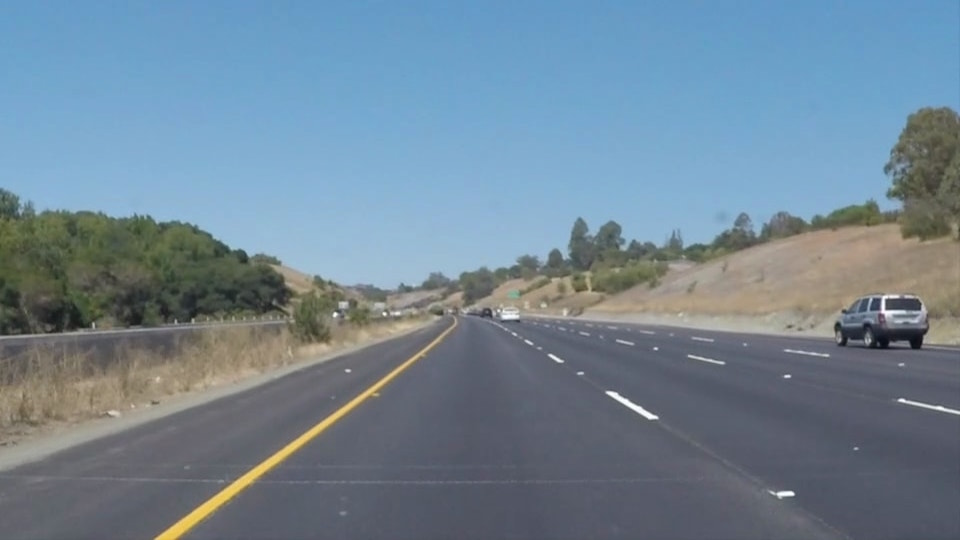
#> input picture test_images/solidYellowCurve.jpg, 960 x 540 px
$ python test.py   (older library calls are emulated)
#> lines starting #> are read from the running program, lines starting #| are printed output that depends on the picture; after the words box and inside, x2 and y2 are one past the last pixel; in counts of white or black regions, pixels touching at a corner belong together
### cam_image_process/image_functions/helper.py
"""Provide some general image_functions for image processing."""
from datetime import datetime

import cv2
import numpy as np


def image_show(img, name='image'):
    """Show an image until any key is pushed."""
    cv2.imshow(name, img)
    cv2.waitKey(0)
    cv2.destroyAllWindows()


# [11 lines left out: function image_save, not called in this run]


def weighted_img(img, initial_img, alpha=0.8, beta=1., gamma=0.):
    """
    `img` is the output of the hough_lines(), An image with lines drawn on it.
    Should be a blank image (all black) with lines drawn on it.

    `initial_img` should be the image before any processing.

    The result image is computed as follows:

    initial_img * α + img * β + γ
    NOTE: initial_img and img must be the same shape!
    """
    return cv2.addWeighted(initial_img, alpha, img, beta, gamma)


def draw_lines(img, lines, color=(0, 255, 0), thickness=6):
    """
    This function draws `lines` with `color` and `thickness`,
    returning a blank image with lines drawn onto.
    """
    if lines is not None:
        for line in lines:
            for x1, y1, x2, y2 in line:
                cv2.line(img, (x1, y1), (x2, y2), color, thickness)
    return img


# [31 lines left out: functions draw_multinomials, draw_polylines, not called in this run]

def image_normalization(img, abs=True):
    """
    Scale an image to a uint8 array for representation.
    :param img: single or multi-channel image
    :return: the scaled image matrix in format uint8
    """

    if abs:
        img = np.abs(np.int16(img))
    val_max = img.max()
    val_min = img.min()
    return np.uint8((img - val_min) * 255 / (val_max - val_min))


# [28 lines left out: function get_vertices, not called in this run]

### cam_image_process/lanes_detector_Hough_Transform.py
from moviepy.editor import VideoFileClip
from .image_functions.image_process_pipeline import *
from .image_functions.helper import *


def Hough_image_lane_detector(img_container):
    """
    A Pipeline for lane detection of a single image. Results would be saved.
    :param I_BGR: Original BGR image array object
    :return lane_line_list: BGR image array object with Hough Lines and Vertices drawn onto it.
    """
    #img1 = cv2.imread('test_images/solidYellowCurve.jpg') #TODO: Remove later
    #img_container = FeatureCollector(img1) #TODO: Remove later
    vertices, edge_lines = get_vertices(img_container.img)

    img_container.add_layer("region_mask",'mask')
    img_container.layers_dict["region_mask"].geometrical_mask(vertices)

    img_container.add_layer("edge_lines","mask")
    img_container.layers_dict["edge_lines"].straight_lines(edge_lines)

    S_sobel_mag = ImgFeature3(img_container.img)
    S_sobel_mag.channel_selection('S').sobel_convolute("mag").binary_threshold((50,200))
    img_container.add_layer("S_sobel_mag", layer=S_sobel_mag)

    S_sobel_dir = ImgFeature3(img_container.img)
    S_sobel_dir.channel_selection('S').sobel_convolute("dir").binary_threshold((np.pi*2/9, np.pi/3))
    img_container.add_layer("S_sobel_dir", layer=S_sobel_dir)

    img_container.combine("S_sobel_mag","S_sobel_dir","and")
    img_container.combine("S_sobel_mag", "region_mask","and")
    img_container.image_show(True)
    img_container.combine("main","edge_lines", "mix")
    img_container.image_show(True)
    #helper.draw_lines(I_BGR, lines, [34, 126, 230], 3)
    #hough_lines_list = hough_lines(Edge, rho, theta, threshold, min_line_length, max_line_gap)
    #lane_lines_list = hough2lane_lines(hough_lines_list, I_BGR)
    return img_container.img_processed


'''def marked_image_pipeline(img, lane_lines_list=None, preview=True, output_dir='./', save=True):
    """
    Preview and save the image frame with features calculated.
    :param img: The original RGB image
    :param lane_lines_list:
    :param output_dir:
    :return:
    """
    if lane_lines_list is None:
        lane_lines_list = image_lane_detector(img)
    line_img = np.zeros((img.shape[0], img.shape[1], 3), dtype=np.uint8)
    helper.draw_lines(line_img, lane_lines_list)
    result_img = helper.weighted_img(line_img, img)
    return result_img'''


'''def marked_video_output(video_path, output_dir = "./"):
    """
    A video processing pipeline which processes each frame of the video
    with the image processing pipeline defined.
    :param video_path: the path where the video locates
    :return: None
    """
    clip = VideoFileClip(video_path)
    result = clip.fl_image(lambda a: marked_image_output(a, image_lane_detector(a), preview=False, save=False))
    result.preview(fps=12)
    result.write_videofile(output_dir + "result.mp4", audio=False)'''


def get_vertices(img_BGR):
    """
    Accepts an RGB image array, return a tuple of (lines, vertices) for region selection.

    Input:
    img_RGB: 3-tunnel image array, with size of Height * Width * Tunnels

    Output:
    lines: cordinates list of all lines to be drawn, size: 1 * Number_of_Lines * 4
    vertices: cordinates numpy array of all vertices, size: 1 * Number_of_Vertices * 2
    """
    y_max, x_max, _ = img_BGR.shape
    # Assign cordinates for the 4 corners
    Point_Lower_Left = (round(0.05 * x_max), y_max - 1)
    Point_Lower_Right = (round(0.98 * x_max), y_max - 1)
    Point_Upper_Left = (round(0.45 * x_max), round(0.6 * y_max))
    Point_Upper_Right = (round(0.55 * x_max), round(0.6 * y_max))
    Point_list = [Point_Lower_Left, Point_Lower_Right,
                  Point_Upper_Right, Point_Upper_Left]
    line = []
    vertices = []
    for i in range(len(Point_list)):
        line.append(Point_list[0] + Point_list[1])
        vertices.append(Point_list[0])
        Point_list = Point_list[1:] + Point_list[:1]
    lines = [line]
    vertices = np.array([vertices])
    return vertices, lines


# [71 lines left out: functions hough_lines, hough2lane_lines, not called in this run]


# [4 lines that do not run on import are left out]

### cam_image_process/image_functions/image_process_pipeline.py
"""Provide basic models to build up image pipelines."""
import cv2
import numpy as np

from . import helper


class Canvas2:
    """
    The superclass for any single-channel image elements.
    :self.attribute canvas: a numpy image matrix of the same size as the image to be processed.
    """

    def __init__(self, img):
        """
        set the self.img as a black image of the same size as img.
        :param img: the feature image numpy matrix
        """
        self.img = img
        self.canvas = np.zeros_like(img)

    def show_layer(self, key=False):
        if key:
            helper.image_show(self.canvas)

    # [4 lines left out: function save_layer, not called in this run]

    def img_normalization(self):
        self.canvas = helper.image_normalization(self.canvas)

    def __and__(self, other):
        """Return the bitwise-and result of 2 image matrices"""
        self.canvas = helper.image_normalization(cv2.bitwise_and(self.canvas, other.canvas))
        return self.canvas

    # [15 lines left out: functions __or__, __xor__, __add__, not called in this run]


class Canvas3(Canvas2):
    """
    The superclass for any three-channel image elements.
    :self.attribute canvas: an image matrix of the same size as the image to be processed.
    :self.attribute canvas3: the original 3-channel BGR image matrix.
    """

    # [10 lines left out: functions Canvas2GRAY, __add__, not called in this run]


class ImgFeature2(Canvas2):
    """
    The class takes in a single-channel image matrix and can do multiple openCV operations on the image.
    :self.attribute canvas: the feature image(single channel)
    :self.attribute img: the original image(single channel)
    """

    def __init__(self, img):
        """
        The initialization takes in an image matrix.
        For 2-dim images, format must be GRAY;
        for 3-dim images, format must be BGR.

        :param img: 2-dim image matrix
        """
        Canvas2.__init__(self, img)
        self.img = img
        self.canvas = img.copy()

    def binary_threshold(self, thresholds=(0, 255), show_key=False):
        """Create a binary image, in which 0 refers to the region within the thresholds. """
        self.canvas = helper.image_normalization((self.canvas > thresholds[0]) & (self.canvas < thresholds[1]))
        self.show_layer(show_key)
        return self

    # [5 lines left out: function gaussian_blur, not called in this run]

    def sobel_convolute(self, method, k_size=3, show_key=False):
        """
        Use a Sobel kernel to calculate the derivative of the image.
        """
        img_gray = self.canvas
        if method == 'x':
            self.canvas = np.absolute(cv2.Sobel(img_gray, cv2.CV_64F, 1, 0, ksize=k_size))
        elif method == 'y':
            self.canvas = np.absolute(cv2.Sobel(img_gray, cv2.CV_64F, 0, 1, ksize=k_size))
        elif method == 'dir':
            dx_img_sobel = np.absolute(cv2.Sobel(img_gray, cv2.CV_64F, 1, 0, ksize=k_size))
            dy_img_sobel = np.absolute(cv2.Sobel(img_gray, cv2.CV_64F, 0, 1, ksize=k_size))
            self.canvas = np.arctan2(np.absolute(dy_img_sobel), np.absolute(dx_img_sobel))
        else:
            dx_img_sobel = np.absolute(cv2.Sobel(img_gray, cv2.CV_64F, 1, 0, ksize=k_size))
            dy_img_sobel = np.absolute(cv2.Sobel(img_gray, cv2.CV_64F, 0, 1, ksize=k_size))
            self.canvas = np.sqrt(np.square(dx_img_sobel) + np.square(dy_img_sobel))
        # self.img_normalization()
        self.show_layer(show_key)
        return self

    # [9 lines left out: function canny_detection, not called in this run]


class ImgFeature3(Canvas3, ImgFeature2):
    """
    The class takes in a three-channel image matrix and append some channel generating image_functions
    to the ImageFeature2 superclass.
    :self.attribute img: the feature image(single channel)
    """

    def __init__(self, img):
        ImgFeature2.__init__(self, img)

    def binary_threshold(self, thresholds=((0, 0, 0), (255, 255, 255)), show_key=False):
        """For 3-channel images, thresholds can be tuples."""
        return ImgFeature2.binary_threshold(self, thresholds, show_key)

    def channel_selection(self, label, show_key=False):
        """
        Get the specified channel image.
        :param label: Supported labels:
                      ('R', 'G', 'B', 'H', 'L', 'S')
        """
        if label.upper() == 'GRAY':
            self.canvas = cv2.cvtColor(self.img, cv2.COLOR_BGR2GRAY)
        elif label.upper() in 'BGR':
            self.canvas = self.img[:, :, 'BGR'.index(label)]
        elif label.upper() in 'HLS':
            self.canvas = cv2.cvtColor(self.img, cv2.COLOR_BGR2HLS)[:, :, 'HLS'.index(label)]
        else:
            print("Sorry but this channel is not supported, return GRAY Scale instead.")
            self.canvas = cv2.cvtColor(self.img, cv2.COLOR_BGR2GRAY)
        self.canvas = cv2.cvtColor(self.canvas, cv2.COLOR_GRAY2BGR)
        self.img_normalization()
        self.show_layer(show_key)
        return self

    # [10 lines left out: function canny_detection, not called in this run]


class ImgMask2(Canvas2):
    """
    Create an binary image mask using different kinds of edge extraction techniques.
    :self.attribute img: an image mask matrix of the same size as the image to be processed.
    """

    # [26 lines left out: functions geometrical_mask, fill_region, not called in this run]

    def straight_lines(self, lines, color=(255, 255, 255), thickness=6, show_key=False):
        """Create a mask with lines drawn with the parameters provided."""
        self.canvas = helper.draw_lines(self.canvas, lines, color, thickness)
        if show_key:
            self.show_layer(show_key)
        return self

    # [19 lines left out: functions curves, polylines, not called in this run]


class ImgMask3(Canvas3, ImgMask2):
    """Image mask in 3 channels"""

    def __init__(self, img):
        ImgMask2.__init__(self, img)

    def geometrical_mask(self, vertices, ignore_mask_color=(0,255,0), show_key=False):
        """
        mask out the region outside of the vertices.
        :param vertices: numpy matrix of vertices, size: num_vertices x num_edges x 2
        """
        vertices = np.array([vertices,], np.int32)
        if len(self.img.shape) == 2:
            ignore_mask_color = 255
        # filling pixels inside the polygon defined by "vertices" with the fill color
        cv2.fillPoly(self.canvas, vertices, ignore_mask_color)
        self.show_layer(show_key)
        return self

    # [9 lines left out: function fill_region, not called in this run]

    def straight_lines(self, lines, color_BGR=(0, 0, 255), thickness=6, show_key=False):
        """Create a mask with lines drawn with the parameters provided."""
        return ImgMask2.straight_lines(self, lines, color_BGR, thickness, show_key)

    # [9 lines left out: function curves, not called in this run]


class FeatureCollector:
    """
    Collects a list of features extracted from a single image.
    Use them for showing, combination, or simply acts as a pipeline.
    :self.attribute img: the BGR or GRAY image matrix
    :self.attribute layers_dict: list of image_feature instance
    :self.attribute color_model: the color model of image
    :self.attribute cameraMtx: camera matrix for calibration
    :self.attribute dist_coef: distortion coefficients for calibration
    """

    def __init__(self, img, color_model='BGR', calibrators=(0, 0, 0, 0)):
        """
        The initialization takes in an image matrix.
        Acceptable formats including:
            GRAY scale
            all validate color formats supported by openCV
        Images would be in default stored as uint8 format in BGR or GRAY.
        If the format is not BGR for a 3-dim image, a [format] must be assigned.

        :param img: 2-dim or 3-dim image matrix
        :param color_model: labels among: BAYER_BG, HLS, HSV, LAB, RGB, BGR, GRAY...
        :param calibrators: calibration parameters list following the order(number of
            chessboard images fed, Camera Matrix, Distortion Coefficient, Warp Matrix)
        """

        self.img = helper.image_normalization(img)
        self.img_processed = self.img.copy()
        self.layers_dict = {}
        # self.add_layer('main_canvas', "mask")
        self.calibrators = {"number_of_img": calibrators[0], "CamMtx": calibrators[1],
                            "DistCoe": calibrators[2], "WarpMtx": calibrators[3]}
        if len(self.img.shape) == 2:
            self.color_model = 'GRAY'
        elif color_model != 'BGR':
            l_valid_color_format = [key for key in cv2.__dict__.keys()
                                    if key.startswith('COLOR')
                                    and key.endswith('2BGR')
                                    and len(key.split('_')) == 2]
            if color_model in l_valid_color_format:
                cvt_method = "cv2.COLOR_" + color_model + "2BGR"
                self.img = cv2.cvtColor(self.img, eval(cvt_method))
            else:
                print('Unknown color model, please manually transfer to BGR.')
        self.color_model = 'BGR'
        self.add_layer("main", "feature")

    # [9 lines left out: function image_reload, not called in this run]

    def add_layer(self, key='layer', type='feature', layer=None):
        """Add a new key:ImgFeature/ImgMask instance to the self.layers_dict."""
        if key == 'layer':
            key = 'layer_' + str(len(self.layers_dict))
        if layer is not None:
            self.layers_dict[key] = layer
        else:
            if type == 'feature':
                if self.color_model == "GRAY":
                    self.layers_dict[key] = ImgFeature2(self.layers_dict.get("calibrated", self.img))
                else:
                    self.layers_dict[key] = ImgFeature3(self.layers_dict.get("calibrated", self.img))
            else:
                if self.color_model == "GRAY":
                    self.layers_dict[key] = ImgMask2(self.layers_dict.get("calibrated", self.img))
                else:
                    self.layers_dict[key] = ImgMask3(self.layers_dict.get("calibrated", self.img))

    # [91 lines left out: functions get_chessboard_calibrators, undistort, warp, not called in this run]

    def image_show(self, show_key=True):
        if show_key:
            helper.image_show(self.img_processed)

    def image_save(self, name="image",suffix=".jpg", path="./"):
        img_name = helper.image_save(self.img_processed, name, suffix, path)
        print("image saved as", img_name)

    def combine(self, key1, key2, method='and', parameter=(0.5, 1, 0)):
        """
        Return the Combination of 2 features in the self.layers_dict according to the method.
        :param key1, key2: The keys of canvases to be combined.
        :param method: Choose from("and", "or", "xor", "add")
        """
        try:
            layer1 = self.layers_dict[key1]
            layer2 = self.layers_dict[key2]
        except:
            print("Invalid keys!")
            return
        if method == 'and':
            self.img_processed = layer1 & layer2
        elif method == 'or':
            self.img_processed = layer1 | layer2
        elif method == 'xor':
            self.img_processed = layer1 ^ layer2
        elif method == 'add':
            self.img_processed = layer1 + layer2
        elif method == 'mix':
            self.img_processed = helper.weighted_img(layer1.canvas, layer2.canvas, parameter[0], parameter[1],
                                                     parameter[2])
        else:
            print("Doesn't support such method, sorry.")
            return

### test.py
import cam_image_process.lanes_detector_Hough_Transform as ld
import cv2
import numpy as np

img1 = cv2.imread('test_images/solidYellowCurve.jpg')
#> img1 is the input picture: shape (540, 960, 3); mean B, G, R 149, 133.4, 113
ld.helper.image_show(img1)
img_container = ld.FeatureCollector(img1)
#> in image_normalization, `val_max = img.max()`: val_max = 255
#> in image_normalization, `val_min = img.min()`: val_min = 7
ld.Hough_image_lane_detector(img_container)
#> in Hough_image_lane_detector, `vertices, edge_lines = get_vertices(img_container.img)`: vertices = [[48, 539], [941, 539], [528, 324], [432, 324]]; edge_lines = [[(48, 539, 941, 539), (941, 539, 528, 324), (528, 324, 432, 324), (432, 324, 48, 539)]]
#> in geometrical_mask, `cv2.fillPoly(self.canvas, vertices, ignore_mask_color)`:
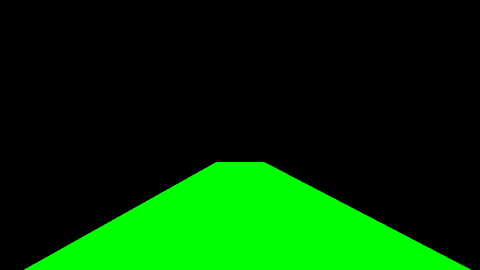
#> self.canvas: shape (540, 960, 3) (shown at 1/2 size); mean B, G, R 0, 52.7, 0
#> the loop in draw_lines, `for line in lines:` made 1 pass
#> after the loop in draw_lines, `for line in lines:`:
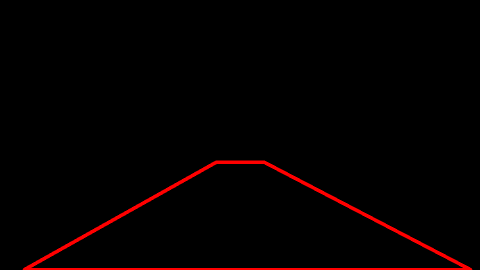
#> img: shape (540, 960, 3) (shown at 1/2 size); mean of channels 0, 1, 2 0, 0, 5.2; drawn as B, G, R
#> in channel_selection, `self.canvas = cv2.cvtColor(self.img, cv2.COLOR_BGR2HLS)[:, :, 'HLS'.in..`:
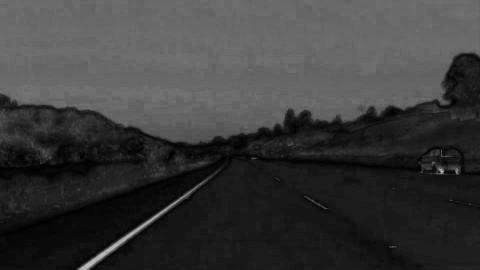
#> self.canvas: shape (540, 960) (shown at 1/2 size); min 0, max 255, mean 58.5
#> in sobel_convolute, `dx_img_sobel = np.absolute(cv2.Sobel(img_gray, cv2.CV_64F, 1, 0, ksize..`:
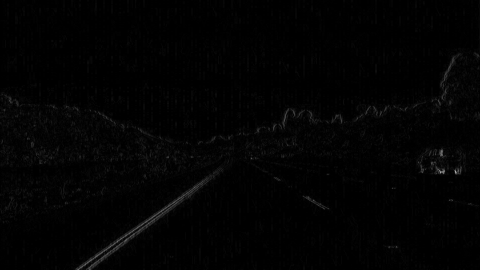
#> dx_img_sobel: shape (540, 960, 3) float64 (shown at 1/2 size); min 0, max 540, mean 6.3; drawn with min black and max white
#> call 3 of image_normalization, with abs = True
#> in image_normalization (call 3), `img = np.abs(np.int16(img))`:
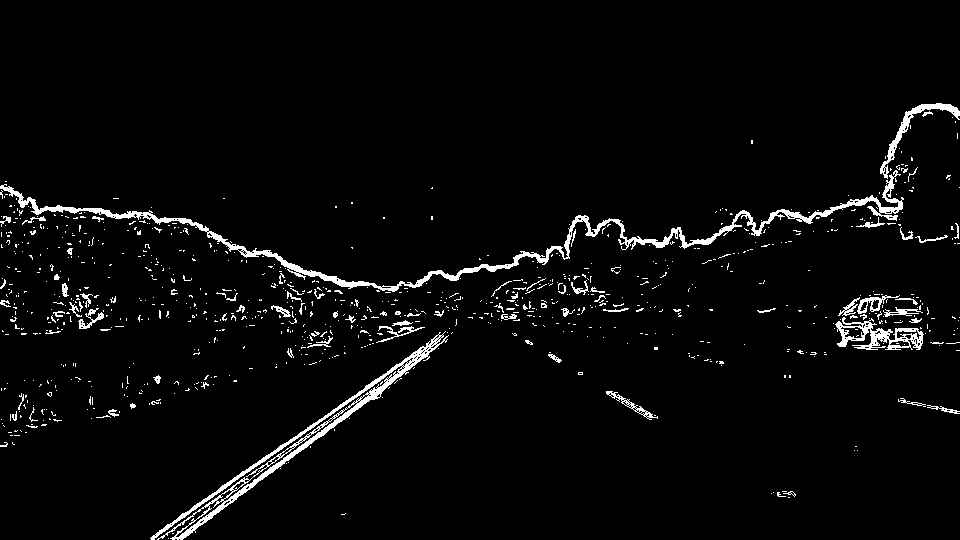
#> img: shape (540, 960, 3) int16; values 0 (black) and 1 (white), 3.5% white; 895 white regions (814 under 20 px), largest, box (x1, y1, x2, y2) and area: (0, 170, 904, 292) 5547, (150, 331, 449, 540) 3684, (835, 317, 924, 350) 1161
#> in image_normalization (call 3), `val_max = img.max()`: val_max = 1
#> call 2 of sobel_convolute, with method = 'dir', k_size = 3, show_key = False
#> in sobel_convolute (call 2), `self.canvas = np.arctan2(np.absolute(dy_img_sobel), np.absolute(dx_img..`:
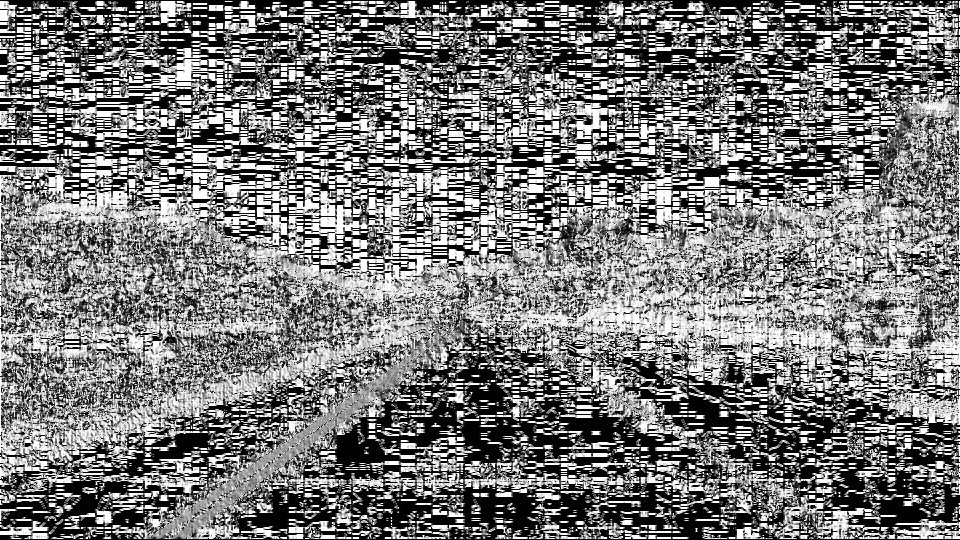
#> self.canvas: shape (540, 960, 3) float64; min 0, max 1.57, mean 0.746; drawn with min black and max white
#> (the rest of the program and of its run is left out)
